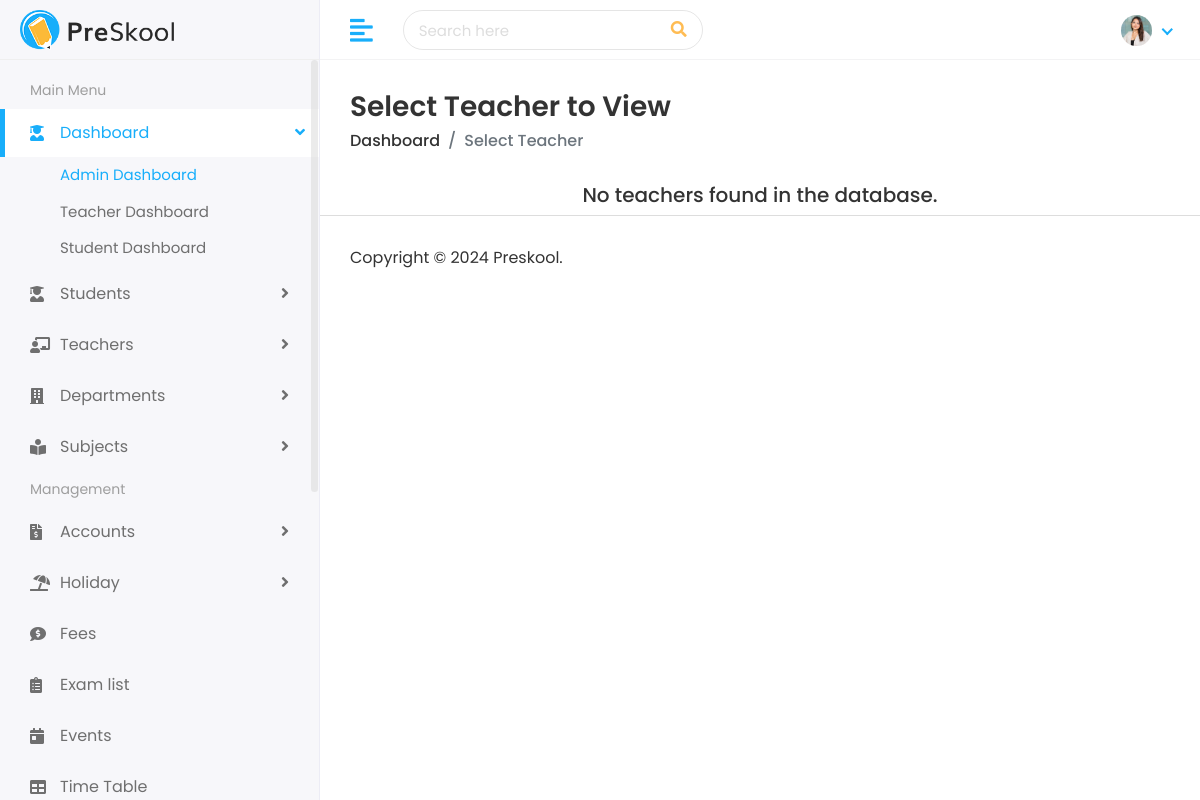
Page /teachers/view/ (signed in) on the earlier database version.
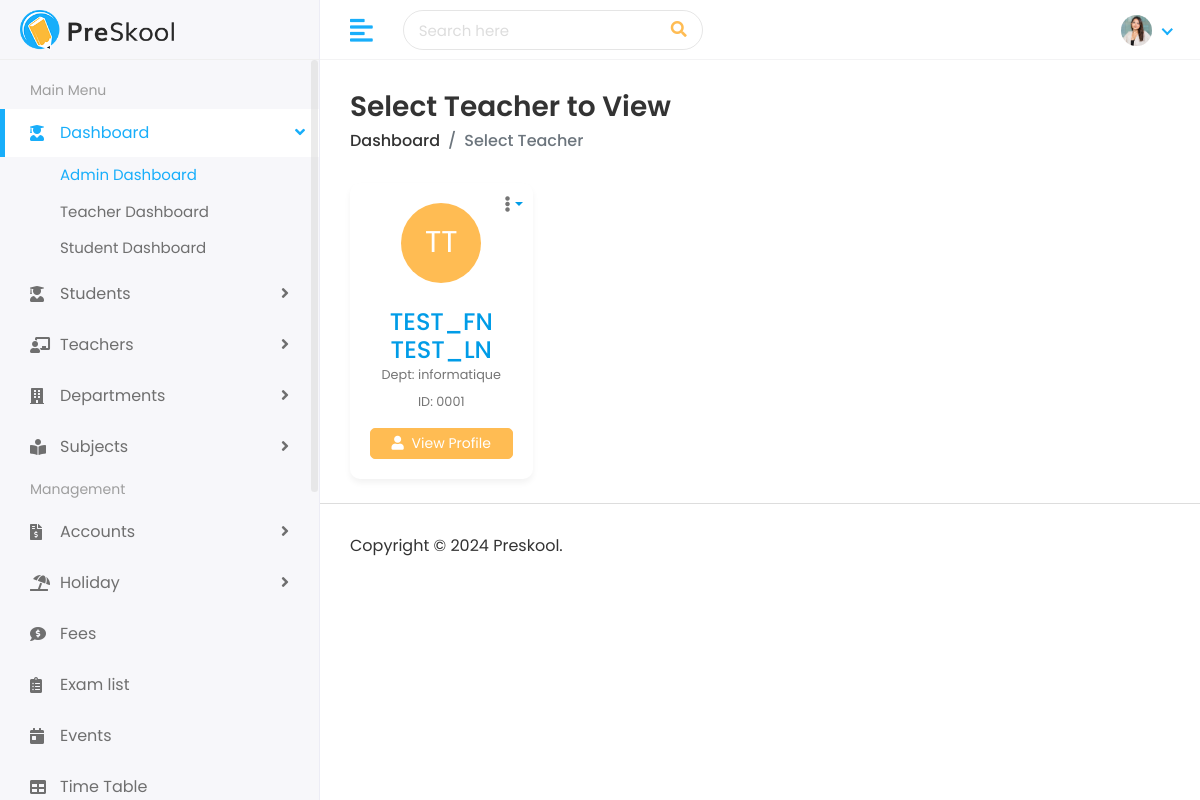
Same page on the later database version.
### faculty/models.py (models this page shows, shortened)
class Teacher(models.Model):
    first_name = models.CharField(max_length=100)
    last_name = models.CharField(max_length=100)
    teacher_id = models.CharField(max_length=20, unique=True)
    gender = models.CharField(max_length=10, choices=[('Male', 'Male'), ('Female', 'Female')])
    date_of_birth = models.DateField()
    joining_date = models.DateField()
    mobile_number = models.CharField(max_length=15)
    experience = models.CharField(max_length=50, blank=True)
    avatar = models.ImageField(upload_to='teachers/', blank=True)
    department = models.ForeignKey(Department, on_delete=models.SET_NULL, null=True, related_name='teachers')
    email = models.EmailField(max_length=100, blank=True)
    address = models.TextField(blank=True)

class Department(models.Model):
    department_id = models.CharField(max_length=20, unique=True)
    name = models.CharField(max_length=100)
    head_of_department = models.CharField(max_length=100, blank=True)
    start_year = models.IntegerField()
    students_capacity = models.IntegerField()

### faculty/views.py (the view)
# urls.py: path('teachers/view/', views.teacher_view_generic, name='teacher_view_generic'),
@role_required(['admin'])
def teacher_view_generic(request):
    teachers = Teacher.objects.all()
    return render(request, 'teachers/select_teacher.html', {'teachers': teachers, 'action': 'view'})

### templates/teachers/select_teacher.html (shortened to what this page needs)
{% extends 'Home/base.html' %}
{% load static %}
{% block body %}
<div class="page-wrapper">
    <div class="content container-fluid">
        <div class="page-header">
            <div class="row align-items-center">
                <div class="col">
                    <h3 class="page-title">Select Teacher to {{ action|title }}</h3>
                    <ul class="breadcrumb">
                        <li class="breadcrumb-item"><a href="{% url 'index' %}">Dashboard</a></li>
                        <li class="breadcrumb-item active">Select Teacher</li>
                    </ul>
                </div>
            </div>
        </div>
        <div class="row staff-grid-row">
            {% for teacher in teachers %}
            <div class="col-md-4 col-sm-6 col-12 col-lg-4 col-xl-3 mb-4">
                <div class="profile-widget d-flex flex-column h-100" style="background-color: #fff; padding: 20px; border-radius: 10px; box-shadow: 0 4px 6px rgba(0,0,0,0.05); text-align: center; position: relative;">
                    <div class="profile-img" style="margin-bottom: 15px;">
                        {% if teacher.avatar %}
                            <img class="avatar" src="{{ teacher.avatar.url }}" alt="Profile Photo" style="width: 80px; height: 80px; border-radius: 50%; object-fit: cover;">
                        {% else %}
                            <span class="avatar avatar-circle" style="width: 80px; height: 80px; border-radius: 50%; background-color: #ffbc53; color: white; display: inline-flex; align-items: center; justify-content: center; font-size: 30px;">
                                {{ teacher.first_name|make_list|first }}{{ teacher.last_name|make_list|first }}
                            </span>
                        {% endif %}
                    </div>
                    <div class="dropdown profile-action" style="position: absolute; right: 10px; top: 10px;">
                        <a href="javascript:void(0);" class="action-icon dropdown-toggle" data-toggle="dropdown" aria-expanded="false"><i class="fas fa-ellipsis-v text-muted"></i></a>
                    </div>
                    <h4 class="user-name m-t-10 mb-0 text-ellipsis"><a href="{% if action == 'edit' %}{% url 'edit_teacher' teacher.teacher_id %}{% else %}{% url 'view_teacher' teacher.teacher_id %}{% endif %}">{{ teacher.first_name }} {{ teacher.last_name }}</a></h4>
                    <div class="small text-muted mb-2">Dept: {{ teacher.department.name|default:"General" }}</div>
                    <div class="small text-muted mb-3">ID: {{ teacher.teacher_id }}</div>
                    <a href="{% if action == 'edit' %}{% url 'edit_teacher' teacher.teacher_id %}{% else %}{% url 'view_teacher' teacher.teacher_id %}{% endif %}" class="btn {% if action == 'edit' %}btn-success{% else %}btn-primary{% endif %} btn-sm w-100 mt-auto" style="border-radius: 5px;">
                        {% if action == 'edit' %}<i class="fas fa-edit mr-1"></i> Edit Details{% else %}<i class="fas fa-user mr-1"></i> View Profile{% endif %}
                    </a>
                </div>
            </div>
            {% empty %}
            <div class="col-12 text-center">
                <h5>No teachers found in the database.</h5>
            </div>
            {% endfor %}
        </div>
    </div>
    <footer>
        <p>Copyright © 2024 Preskool.</p>
    </footer>
</div>
{% endblock %}

Differences in the rows shown:
added Teacher: first_name|make_list "T", last_name|make_list "T", first_name "TEST_FN", last_name "TEST_LN", department.name "informatique", teacher_id "0001"
Other differences:
text no longer shown: "No teachers found in the database."
